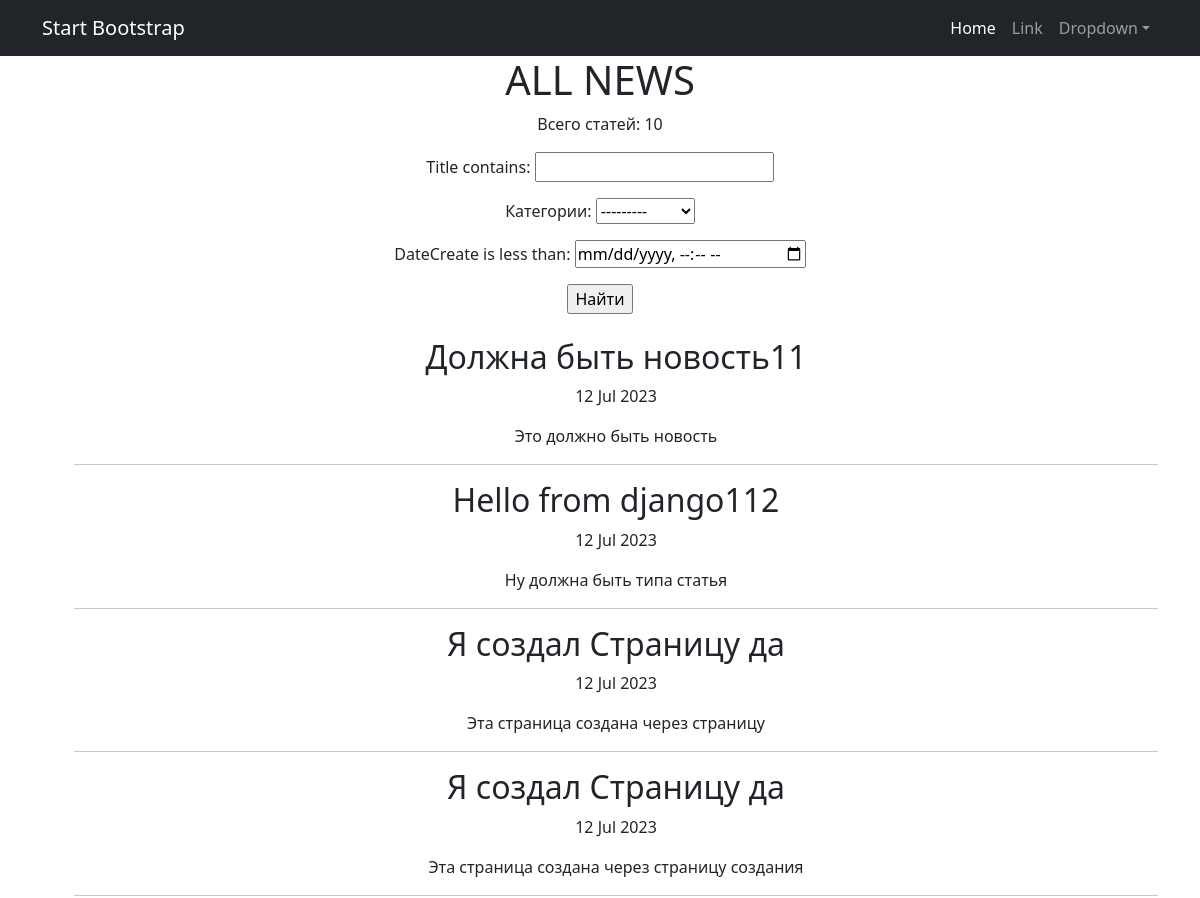
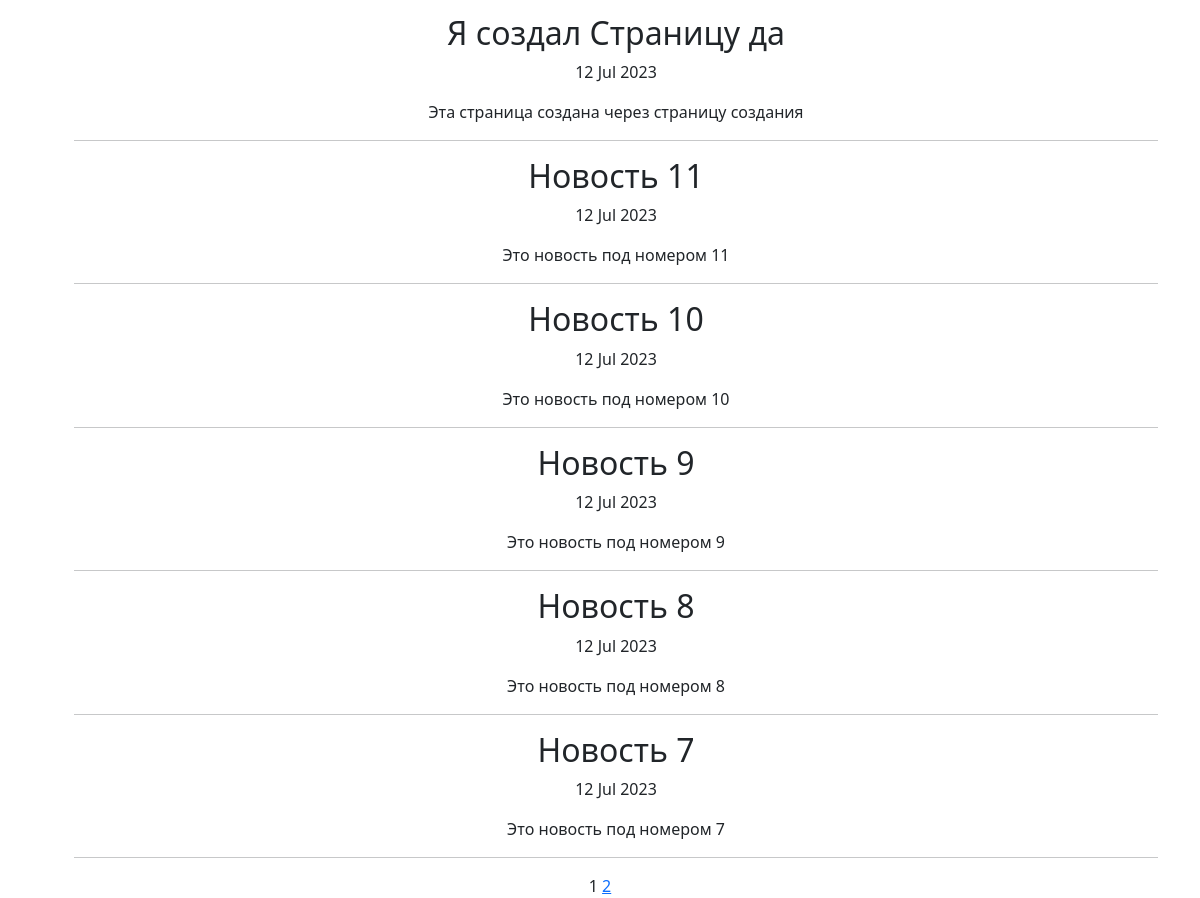
Page /news/ on the committed database (2 pictures, top to bottom).
### news/models.py (models this page shows, shortened)
class Post(models.Model):
    ARTICLE = 'PT'
    NEWS = 'NS'
    TYPE_POST = (
        (ARTICLE, 'Статья'),
        (NEWS, 'Новость')
    )
    type_posts = models.CharField(max_length=2, choices=TYPE_POST, default=ARTICLE)
    dateCreate = models.DateTimeField(auto_now_add=True)
    author = models.ForeignKey(Author, on_delete=models.CASCADE)
    postCategory = models.ManyToManyField(Category, through='PostCategory')
    title = models.CharField(max_length=128)
    text = models.TextField()
    rating = models.SmallIntegerField(default=0)

### news/views.py (the view)
# urls.py: path('news/', PostList.as_view(), name='news'),
class PostList(ListView):
    model = Post
    ordering = '-dateCreate'
    template_name = 'news.html'
    context_object_name = 'post'
    paginate_by = 10
    def get_queryset(self):
        queryset = super().get_queryset()
        self.filterset = FilterPost(self.request.GET, queryset)
        return self.filterset.qs
    def get_context_data(self, **kwargs):
        context = super().get_context_data(**kwargs)
        context['filterset'] = self.filterset
        return context

### news/models.py (called while the page is built)
    def __str__(self):
        return self.category

### news/templatetags/custom_tags.py (called while the page is built)
@register.simple_tag(takes_context=True)
def url_replace(context, **kwargs):
   d = context['request'].GET.copy()
   for k, v in kwargs.items():
       d[k] = v
   return d.urlencode()

### templates/news.html (shortened to what this page needs)
{% extends 'flatpages/default.html' %}
{% load custom_censor %}
{% load custom_tags %}
{% if post %}
    {% block content %}
        <h1>ALL NEWS</h1>
        <p>Всего статей: {{ post|length }}</p>
        <form action="" method="get">
       {{ filterset.form.as_p }}
       <input type="submit" value="Найти" />
   </form>
            <ul class="nobullet">
                {% for i in post %}
                <h2>{{ i.title|filter_message }}</h2>
                <p>{{ i.dateCreate|date:'d M Y' }}</p>
                <p>{{ i.text|truncatewords:15|filter_message }}</p>
                <hr>
                {% endfor %}
            </ul>
   {{ page_obj.number }}
{% if page_obj.has_next %}
<a href="?{% url_replace page=page_obj.next_page_number %}">{{ page_obj.next_page_number }}</a>
{% endif %}
{% endblock content %}
{% else %}
    <h1>Новостей нет!</h1>>
{% endif %}

### rows in the picture
Post: title|filter_message "Должна быть новость11", dateCreate "12 Jul 2023", text|filter_message "Это должно быть новость"
Post: title|filter_message "Hello from django112", dateCreate "12 Jul 2023", text|filter_message "Ну должна быть типа статья"
Post: title|filter_message "Я создал Страницу да", dateCreate "12 Jul 2023", text|filter_message "Эта страница создана через страницу"
Post: title|filter_message "Я создал Страницу да", dateCreate "12 Jul 2023", text|filter_message "Эта страница создана через страницу создания"
Post: title|filter_message "Я создал Страницу да", dateCreate "12 Jul 2023", text|filter_message "Эта страница создана через страницу создания"
Post: title|filter_message "Новость 11", dateCreate "12 Jul 2023", text|filter_message "Это новость под номером 11"
Post: title|filter_message "Новость 10", dateCreate "12 Jul 2023", text|filter_message "Это новость под номером 10"
Post: title|filter_message "Новость 9", dateCreate "12 Jul 2023", text|filter_message "Это новость под номером 9"
Post: title|filter_message "Новость 8", dateCreate "12 Jul 2023", text|filter_message "Это новость под номером 8"
Post: title|filter_message "Новость 7", dateCreate "12 Jul 2023", text|filter_message "Это новость под номером 7"

### other values in the picture
{{ post|length }} "10"
{{ page_obj.number }} "1"
{{ page_obj.next_page_number }} "2"
